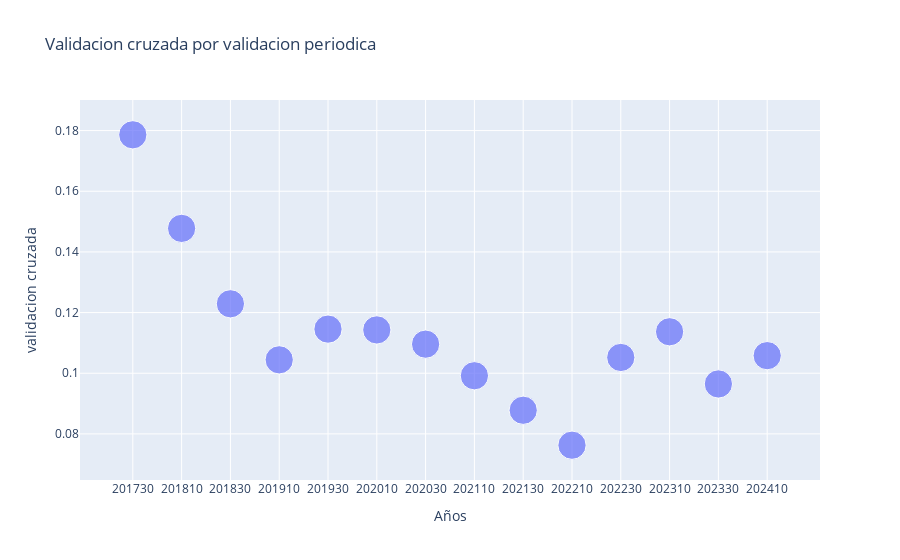

Notebook cell for this chart:
### Code cell
df = pd.DataFrame(dx)

df['Años'] = df['Años'].astype(str)
fig = px.scatter(
    df,
    x="Años",
    y="validacion cruzada",
    size='n_neighbors',
    hover_data=['validacion cruzada'],
    title = 'Validacion cruzada por validacion periodica',
    category_orders={"Años": sorted(df['Años'].unique())}
)
fig.show()

### Figure 1 — Plotly figure (JSON) as saved in the notebook; plotly's stock layout.template omitted (floating-point values rounded to 4 significant figures)
{"data": [{"hovertemplate": "Años=%{x}<br>validacion cruzada=%{y}<br>n_neighbors=%{marker.size}<extra></extra>", "legendgroup": "", "marker": {"color": "#636efa", "size": [1, 1, 1, 1, 1, 1, 1, 1, 1, 1, 1, 1, 1, 1], "sizemode": "area", "sizeref": 0.0025, "symbol": "circle"}, "mode": "markers", "name": "", "orientation": "v", "showlegend": false, "type": "scatter", "x": ["201730", "201810", "201830", "201910", "201930", "202010", "202030", "202110", "202130", "202210", "202230", "202310", "202330", "202410"], "xaxis": "x", "y": [0.1786, 0.1478, 0.1229, 0.1044, 0.1145, 0.1143, 0.1096, 0.09918, 0.08779, 0.07628, 0.1052, 0.1137, 0.09647, 0.1058], "yaxis": "y"}], "layout": {"legend": {"itemsizing": "constant", "tracegroupgap": 0}, "title": {"text": "Validacion cruzada por validacion periodica"}, "xaxis": {"anchor": "y", "categoryarray": ["201730", "201810", "201830", "201910", "201930", "202010", "202030", "202110", "202130", "202210", "202230", "202310", "202330", "202410"], "categoryorder": "array", "domain": [0, 1], "title": {"text": "Años"}}, "yaxis": {"anchor": "x", "domain": [0, 1], "title": {"text": "validacion cruzada"}}}}
